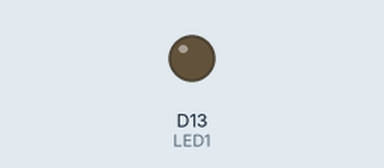
Bench run of a sketch on a simulated Arduino MKR. On the bench: output pins drawn as LEDs (lit = HIGH). The local clock reads 2024-03-15 10:24:30 at power-on unless the sketch sets it; what the sketch prints to the serial monitor is not drawn.

Above: at 0.1 s.
Timing chart, 0 to 1.9 s (numbered marks = the images above):
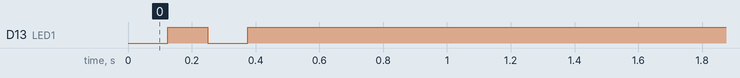

The sketch:

deep_sleep_example.ino
```cpp
// (licence header left out)
/*******************************************************************************************************
  Program Operation - This program is for the Seeeduino XIAO. It flashes the on board LED for one minute,
  then sets the RTC alarm and goes into deep sleep until the alarm occurs.

  Sleep current using this mode of RTC wakeup was 4.7uA.

  Serial monitor baud rate is set at 115200.
*******************************************************************************************************/

#include <RTCZero.h>//get the library here > https://github.com/arduino-libraries/RTCZero
#include "ArduinoLowPower.h"//get library here > https://github.com/arduino-libraries/ArduinoLowPower

RTCZero rtc;//Create an RTCZero object

bool alarm = false;

#define LED1 13


void loop()
{
  //led_Flash(60, 500);   //1 second LED flashes for a minute

  rtc.setTime(0, 0, 0);
  rtc.setAlarmTime(0, 0, 15);   //set alarm for 15 seconds
  rtc.attachInterrupt(alarmMatch);
  rtc.enableAlarm(rtc.MATCH_HHMMSS);
  Serial.println(F("Waiting"));
  Serial.flush();
  delay(2000);

  LowPower.deepSleep();

  alarm = false;
  rtc.disableAlarm();
  Serial.println(F("Alarm !"));
  //led_Flash(10, 50);
}


void alarmMatch()
{
  alarm = true;
}


void led_Flash(uint16_t flashes, uint16_t delaymS)
{
  uint16_t index;
  for (index = 1; index <= flashes; index++)
  {
digitalWrite(LED1, LOW);
delay(delaymS);
digitalWrite(LED1, HIGH);
delay(delaymS);
  }
}


void setup()
{
  pinMode(LED1, OUTPUT);
  led_Flash(2, 125);   //two quick LED flashes to indicate program start

  Serial.begin(115200);
  Serial.println();
  Serial.println(F("7_RTCAlarm_Sleep_Wakeup Starting"));
  Serial.println();

  rtc.begin(); //initialize RTC 24H format
  rtc.setDate(26, 9, 22);
}
```
